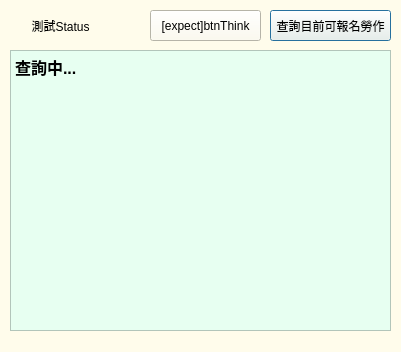
<?xml version="1.0" encoding="UTF-8"?>
<ui version="4.0">
 <class>LaoZuo</class>
 <widget class="QDialog" name="LaoZuo">
  <property name="geometry">
   <rect>
    <x>0</x>
    <y>0</y>
    <width>401</width>
    <height>352</height>
   </rect>
  </property>
  <property name="windowTitle">
   <string>勞作教育查詢</string>
  </property>
  <property name="styleSheet">
   <string notr="true">background-color: rgb(255, 252, 235);</string>
  </property>
  <widget class="QTextBrowser" name="textBrowser">
   <property name="geometry">
    <rect>
     <x>10</x>
     <y>50</y>
     <width>381</width>
     <height>281</height>
    </rect>
   </property>
   <property name="font">
    <font>
     <pointsize>12</pointsize>
     <italic>false</italic>
     <bold>true</bold>
    </font>
   </property>
   <property name="styleSheet">
    <string notr="true">font: 700 12pt &quot;微軟正黑體&quot;;
background-color: rgb(231, 255, 241);</string>
   </property>
   <property name="markdown">
    <string>`查詢中...`

</string>
   </property>
   <property name="html">
    <string>&lt;!DOCTYPE HTML PUBLIC &quot;-//W3C//DTD HTML 4.0//EN&quot; &quot;http://www.w3.org/TR/REC-html40/strict.dtd&quot;&gt;
&lt;html&gt;&lt;head&gt;&lt;meta name=&quot;qrichtext&quot; content=&quot;1&quot; /&gt;&lt;meta charset=&quot;utf-8&quot; /&gt;&lt;style type=&quot;text/css&quot;&gt;
p, li { white-space: pre-wrap; }
&lt;/style&gt;&lt;/head&gt;&lt;body style=&quot; font-family:'微軟正黑體'; font-size:12pt; font-weight:700; font-style:normal;&quot;&gt;
&lt;p style=&quot; margin-top:8px; margin-bottom:8px; margin-left:0px; margin-right:0px; -qt-block-indent:0; text-indent:0px;&quot;&gt;&lt;span style=&quot; font-family:'標楷體';&quot;&gt;查詢中...&lt;/span&gt;&lt;/p&gt;&lt;/body&gt;&lt;/html&gt;</string>
   </property>
  </widget>
  <widget class="QLabel" name="Label_Status">
   <property name="geometry">
    <rect>
     <x>-100</x>
     <y>10</y>
     <width>321</width>
     <height>31</height>
    </rect>
   </property>
   <property name="text">
    <string>測試Status</string>
   </property>
   <property name="alignment">
    <set>Qt::AlignCenter</set>
   </property>
  </widget>
  <widget class="QPushButton" name="btnLaoZuoApply">
   <property name="geometry">
    <rect>
     <x>270</x>
     <y>10</y>
     <width>121</width>
     <height>31</height>
    </rect>
   </property>
   <property name="text">
    <string>查詢目前可報名勞作</string>
   </property>
  </widget>
  <widget class="QPushButton" name="btnThink">
   <property name="geometry">
    <rect>
     <x>150</x>
     <y>10</y>
     <width>111</width>
     <height>31</height>
    </rect>
   </property>
   <property name="text">
    <string>[expect]btnThink</string>
   </property>
  </widget>
 </widget>
 <resources/>
 <connections/>
</ui>
